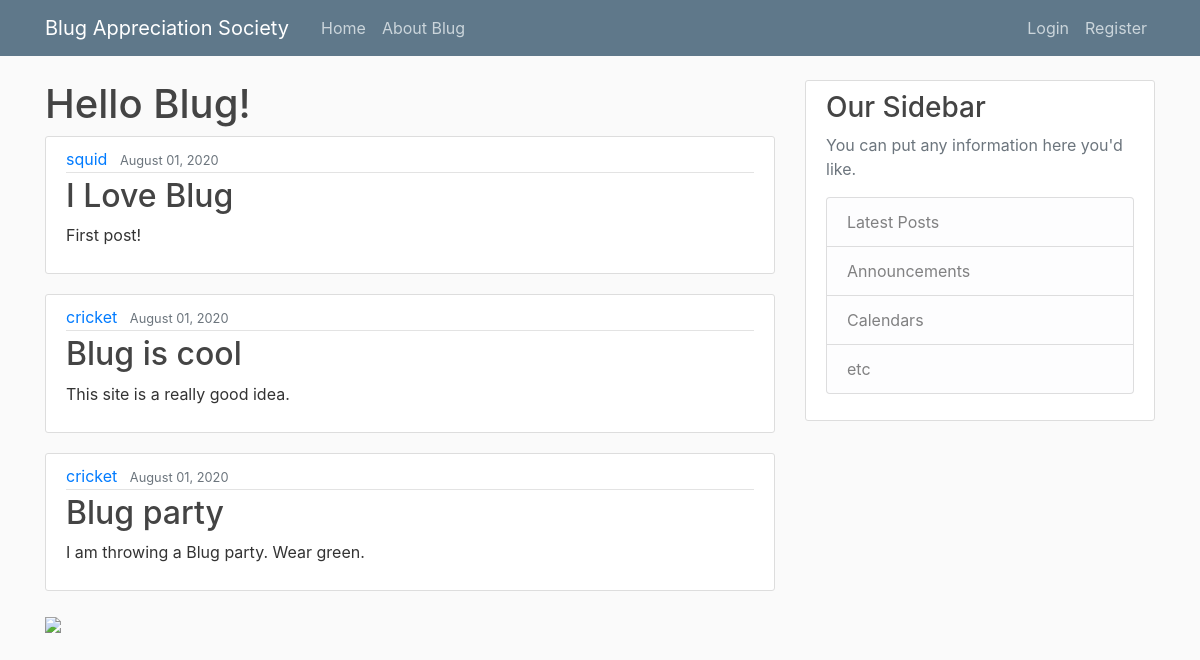
The page / on the database its author committed.
### blog/models.py (models this page shows, shortened)
class Post(models.Model):
    title = models.CharField(max_length=100)
    content = models.TextField()
    date_posted = models.DateTimeField(default=timezone.now)
    author = models.ForeignKey(User, on_delete=models.CASCADE)

### blog/views.py (the view)
# urls.py: path('', views.home, name='blog-home'),
def home(request):
    context = {
        'posts' : Post.objects.all(),
        'title' : "Welcome!"
    }
    return render(request, 'blog/home.html', context)

### blog/templates/blog/home.html
{% extends "blog/base.html" %}
{% block content %}
    <h1>Hello Blug!</h1>
    {% for post in posts %}
    <article class="media content-section">
        <div class="media-body">
          <div class="article-metadata">
            <a class="mr-2" href="#">{{ post.author }}</a>
            <small class="text-muted">{{ post.date_posted|date:"F d, Y" }}</small>
          </div>
          <h2><a class="article-title" href="#">{{ post.title }}</a></h2>
          <p class="article-content">{{ post.content }}</p>
        </div>
      </article>
    {% endfor %}
{% endblock content %}

### blog/templates/blog/base.html (shortened to what this page needs)
{% load static %}
<!DOCTYPE html>
<html>
<head>
    <link rel="stylesheet" href="https://stackpath.bootstrapcdn.com/bootstrap/4.3.1/css/bootstrap.min.css">
    <link rel="stylesheet" type="text/css" href="{% static 'blog/main.css' %}">
</head>
<body>
    <header class="site-header">
        <nav class="navbar navbar-expand-md navbar-dark bg-steel fixed-top">
            <div class="container">
                <a class="navbar-brand mr-4" href="{% url 'blog-home' %}">Blug Appreciation Society</a>
                <div class="collapse navbar-collapse" id="navbarToggle">
                    <div class="navbar-nav mr-auto">
                    <a class="nav-item nav-link" href="{% url 'blog-home' %}">Home</a>
                    <a class="nav-item nav-link" href="{% url 'blog-about' %}">About Blug</a>
                    </div>
                    <div class="navbar-nav">
                    <a class="nav-item nav-link" href="#">Login</a>
                    <a class="nav-item nav-link" href="#">Register</a>
                    </div>
                </div>
            </div>
        </nav>
    </header>
    <main role="main" class="container">
        <div class="row">
          <div class="col-md-8">
            {% block content %}{% endblock %}
          </div>
          <div class="col-md-4">
            <div class="content-section">
              <h3>Our Sidebar</h3>
              <p class='text-muted'>You can put any information here you'd like.
                <ul class="list-group">
                  <li class="list-group-item list-group-item-light">Latest Posts</li>
                  <li class="list-group-item list-group-item-light">Announcements</li>
                  <li class="list-group-item list-group-item-light">Calendars</li>
                  <li class="list-group-item list-group-item-light">etc</li>
                </ul>
              </p>
            </div>
          </div>
        </div>
        <img id="blug" src="https://www.pestwiki.com/wp-content/uploads/2017/11/Green-stink-bug.jpg"/>
      </main>
</body>
</html>

### blog/static/blog/main.css (style rules this page uses)
body { background: #fafafa; color: #333333; margin-top: 5rem; }
h1, h2, h3, h4, h5, h6 { color: #444444; }
ul { margin: 0; }
.bg-steel { background-color: #5f788a; }
.site-header .navbar-nav .nav-link { color: #cbd5db; }
.content-section { background: #ffffff; padding: 10px 20px; border: 1px solid #dddddd; border-radius: 3px; margin-bottom: 20px; }
.article-title { color: #444444; }
.article-content { white-space: pre-line; }
.article-metadata { padding-bottom: 1px; margin-bottom: 4px; border-bottom: 1px solid #e3e3e3 }
#blug { width: 80vw; }

### rows shown on the page
Post: author "squid", date_posted "August 01, 2020", title "I Love Blug", content "First post!"
Post: author "cricket", date_posted "August 01, 2020", title "Blug is cool", content "This site is a really good idea."
Post: author "cricket", date_posted "August 01, 2020", title "Blug party", content "I am throwing a Blug party. Wear green."
